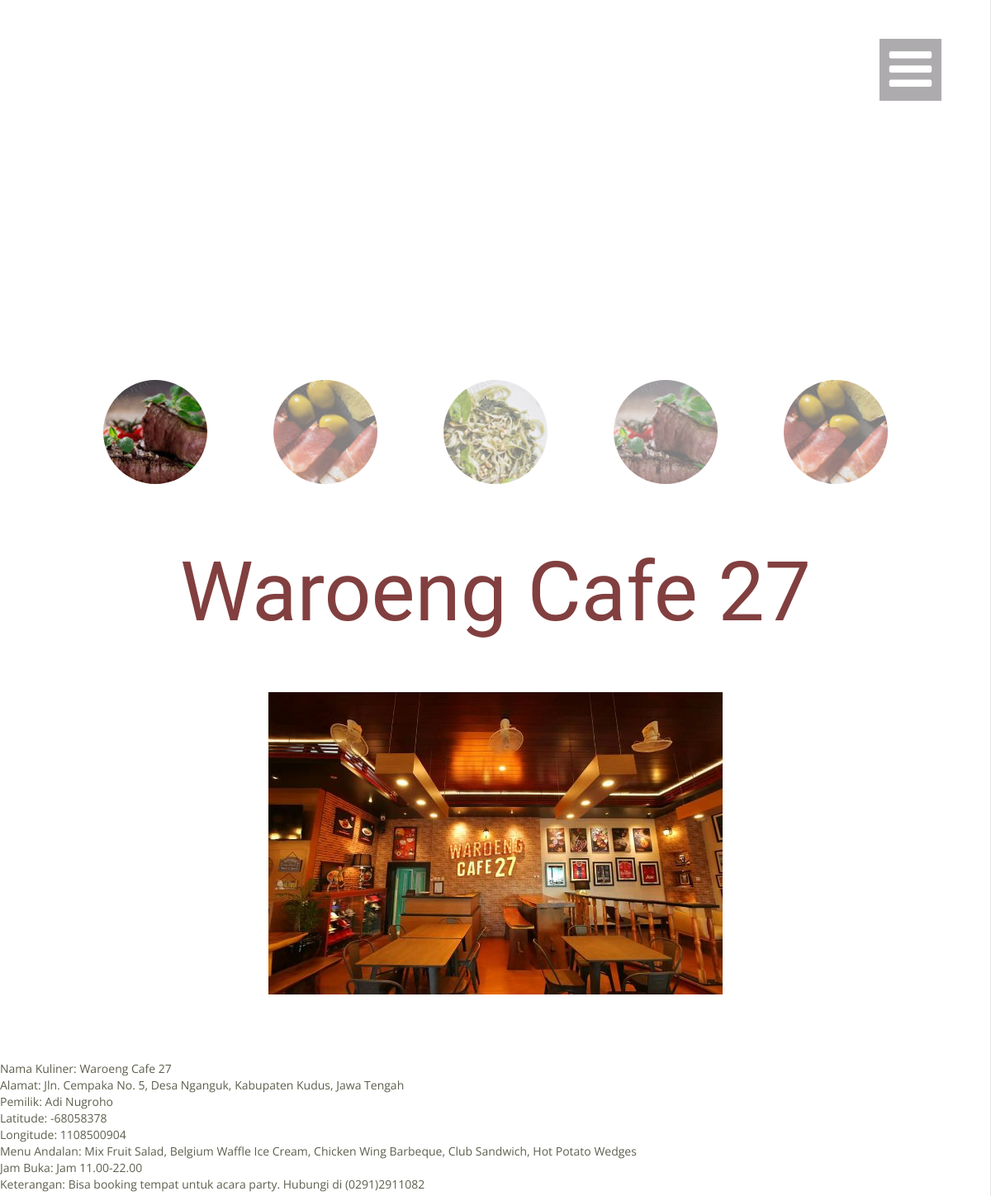
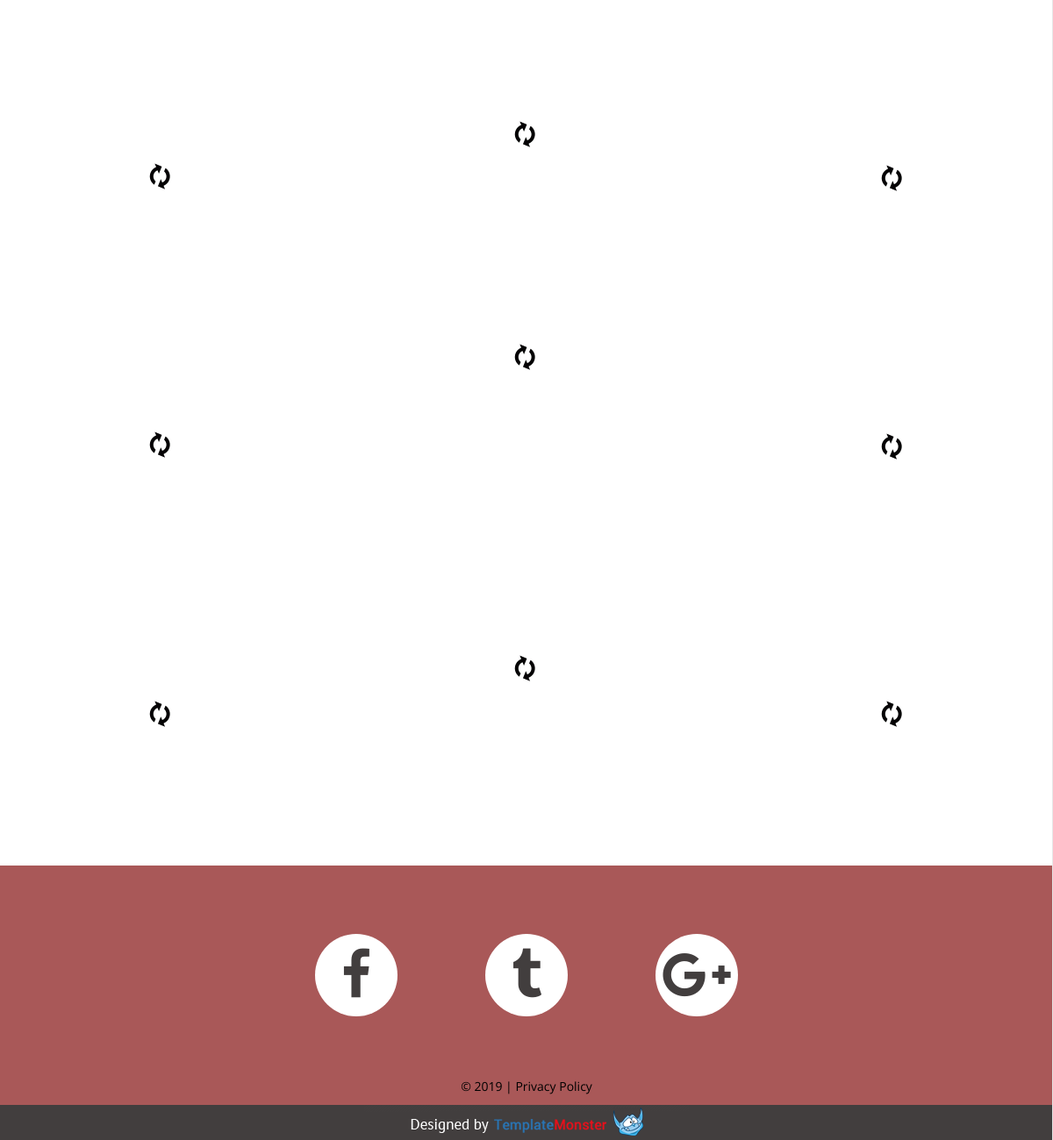
Screenshot of /cafe/cafe27.php with the database file from the repository (2 pictures, top to bottom).
### tables this page shows
CREATE TABLE `tb_kuliner` (
  `id_kuliner` int(11) NOT NULL,
  `nama_kuliner` varchar(100) NOT NULL,
  `alamat` varchar(255) NOT NULL,
  `pemilik` varchar(50) NOT NULL,
  `latitude` varchar(20) NOT NULL,
  `longitude` varchar(20) NOT NULL,
  `menu` varchar(100) NOT NULL,
  `jam_buka` varchar(50) NOT NULL,
  `keterangan` varchar(255) NOT NULL
);

### cafe/cafe27.php (the view, shortened to what this page needs)
<!DOCTYPE html>
<html lang="en">
<head>
    <link rel="stylesheet" href="css/grid.css">
    <link rel="stylesheet" href="css/style.css">
    <link rel="stylesheet" href="css/camera.css">
    <link rel="stylesheet" href="css/jquery.fancybox.css">
</head>
<body>
<div class="page">
    <header>
        <div class="camera_container">
            <div id="camera" class="camera_wrap">
            </div>
            <div class="brand wow fadeIn">
                <h1 class="brand_name">
                    <a href="index.php">Cafe</a>
                </h1>
            </div>
        </div>
        <div class="toggle-menu-container">
             <nav class="nav">
                <a class="sf-menu-toggle fa fa-bars" href="#"></a>
            </nav>
        </div>
    </header>
    <main>
	<section>
<br>
	<br>
<br>
	<a href="#"><h2><em>Waroeng Cafe 27</em></h2></a>
				 <div  align="center"><a><img src="images/cafe27.jpg" alt=""></a></div>
				<!DOCTYPE HTML>
				<html>
				<body>
				<?php
				$servername = "localhost";
				$username = "root";
				$password = "";
				$dbname = "db_kuliner";
				$conn = mysqli_connect($servername, $username, $password, $dbname);
				$sql = "SELECT * FROM tb_kuliner
						WHERE id_kuliner='1'";
				$result = mysqli_query($conn, $sql);
				if (mysqli_num_rows($result) > 0) {
					while($row = mysqli_fetch_assoc($result)) {
				echo "Nama Kuliner: ".$row["nama_kuliner"]."<br>";
				echo "Alamat: ".$row["alamat"]."<br>";
				echo "Pemilik: ".$row["pemilik"]."<br>";
				echo "Latitude: ".$row["latitude"]."<br>";
				echo "Longitude: ".$row["longitude"]."<br>";
				echo "Menu Andalan: ".$row["menu"]."<br>";
				echo "Jam Buka: ".$row["jam_buka"]."<br>";
				echo "Keterangan: ".$row["keterangan"]."<br>"; ?>
				<?php
				   }
				} else {
					echo "Detil gagal tampil";
				}
				?>
				</body>
				</html>
            <div class="gallery">
                <div class="gallery_col-1">
                    <a data-fancybox-group="gallery" href="images/hidangan1.jpg" class="gallery_item thumb lazy-img" style="padding-bottom: 93.96551724137931%;">
                    </a>
                    <a data-fancybox-group="gallery" href="images/hidangan2.jpg" class="gallery_item thumb lazy-img" style="padding-bottom: 74.13793103448276%;">
                    </a>
                    <a data-fancybox-group="gallery" href="images/hidangan3.jpg" class="gallery_item thumb lazy-img" style="padding-bottom: 94.6551724137931%;">
                    </a>
                </div>
                <div class="gallery_col-2">
                    <a data-fancybox-group="gallery" href="images/galeri1.jpg" class="gallery_item thumb lazy-img" style="padding-bottom: 52.48322147651007%;">
                    </a>
                    <a data-fancybox-group="gallery" href="images/galeri2.jpg" class="gallery_item thumb lazy-img" style="padding-bottom: 55.97315436241611%;">
                    </a>
                    <a data-fancybox-group="gallery" href="images/galeri3.jpg" class="gallery_item thumb lazy-img" style="padding-bottom: 96.10738255033557%;">
                    </a>
                </div>
                <div class="gallery_col-3">
                    <a data-fancybox-group="gallery" href="images/cafe27.jpg" class="gallery_item thumb lazy-img" style="padding-bottom: 93.69676320272572%;">
                    </a>
                    <a data-fancybox-group="gallery" href="images/djago.jpg" class="gallery_item thumb lazy-img" style="padding-bottom: 72.23168654173765%;">
                    </a>
                    <a data-fancybox-group="gallery" href="images/oceanview.jpg" class="gallery_item thumb lazy-img" style="padding-bottom: 93.69676320272572%;">
                    </a>
                </div>
            </div>
        </section>
    </main>
    <footer>
        <div class="container">
            <ul class="socials">
                <li><a href="#" class="fa fa-facebook"></a></li>
                <li><a href="#" class="fa fa-tumblr"></a></li>
                <li><a href="#" class="fa fa-google-plus"></a></li>
            </ul>
            <div class="copyright">© <span id="copyright-year"></span> |
                <a href="#">Privacy Policy</a>
            </div>
        </div>
        <div class="tm"><a href="#"><img src="images/TM_logo.png" alt=""></a></div>
    </footer>
</div>
</body>
</html>

### cafe/css/grid.css (style rules this page uses)
html, body, div, span, applet, object, iframe, h1, h2, h3, h4, h5, h6, p, blockquote, pre, a, abbr, acronym, address, big, cite, code, del, dfn, em, img, ins, kbd, q, s, samp, small, strike, strong, sub, sup, tt, var, b, u, i, center, dl, dt, dd, ol, ul, li, fieldset, form, label, legend, table, caption, tbody, tfoot, thead, tr, th, td, article, aside, canvas, details, embed, figure, figcaption, footer, header, hgroup, menu, nav, output, ruby, section, summary, time, mark, audio, video { margin: 0; padding: 0; border: 0; font-size: 100%; font: inherit; vertical-align: top; }
article, aside, details, figcaption, figure, footer, header, hgroup, menu, nav, section { display: block; }
body { line-height: 1; }
ol, ul { list-style: none; }
.container, .container-fluid { margin-right: auto; margin-left: auto; -moz-box-sizing: border-box; -webkit-box-sizing: border-box; box-sizing: border-box; }
.container:before, .container-fluid:before, .row:before, .container:after, .container-fluid:after, .row:after { content: " "; display: table; }
.container:after, .container-fluid:after, .row:after { clear: both; }
.container, .container-fluid { width: 1170px; }

### cafe/css/style.css (style rules this page uses)
body { background: #a95858; color: #333; font-family: 'Open Sans', sans-serif; font-size: 14px; line-height: 20px; font-weight: 400px; -webkit-text-size-adjust: none; color: #5f5e4e; }
img { max-width: 100%; height: auto; }
h2 { text-align: center; font-family: 'Open Sans', sans-serif; font-size: 62px; line-height: 82px; font-weight: 300; color: #823f3f; }
h2 em { display: block; font-family: 'Yesteryear', cursive; font-size: 100px; line-height: 82px; font-weight: 400; }
a { font: inherit; color: inherit; text-decoration: none; -moz-transition: 0.3s; -o-transition: 0.3s; -webkit-transition: 0.3s; transition: 0.3s; }
.fa { line-height: inherit; }
[class*='fa-']:before { font-weight: 400; font-family: 'FontAwesome'; }
.page { overflow: hidden; min-height: 500px; }
.toggle-menu-container .nav { margin: 0; position: fixed; right: -273px; top: 0; height: 100%; width: 273px; background: #ffffff; border-left: 1px solid #e6e6e6; z-index: 998; }
.toggle-menu-container .sf-menu-toggle { position: fixed; top: 47px; right: 60px; width: 75px; height: 75px; font-size: 60px; line-height: 75px; color: #fff; background: #adabad; text-align: center; }
header { background: #a95858; }
header .brand { float: left; }
header .nav { margin: 38px 0 48px 0; float: right; }
.brand { margin: 14px 0 0 0; float: left; }
.brand_name { padding: 0 0 6px 4px; display: inline-block; overflow: hidden; font-family: 'Yesteryear', cursive; font-size: 60px; line-height: 64px; color: #ffffff; }
* + .gallery { margin-top: 34px; }
main { display: block; background: #ffffff; }
.lazy-img { display: block; position: relative; height: 0; overflow: hidden; background: #ffffff url(../images/lazy-loader.gif) no-repeat center center; }
.gallery { width: 100%; overflow: hidden; }
.gallery_col-1 { float: left; width: 30.3347280334728%; }
.gallery_col-2 { float: left; width: 38.96443514644351%; }
.gallery_col-3 { float: left; width: 30.70083682008368%; }
.gallery_item { display: block; position: relative; }
footer { padding: 78px 0 0 0; text-align: center; }
footer .socials { display: inline-block; overflow: hidden; }
footer .socials li { float: left; }
footer .socials li + li { margin-left: 100px; }
footer .socials a { display: inline-block; width: 94px; height: 94px; line-height: 94px; text-align: center; background: #ffffff; color: #423e3e; border-radius: 50%; font-size: 60px; }
footer .copyright { color: #000000; }
* + footer .copyright { margin-top: 70px; }
footer .tm { background: #423e3e; }
* + footer .tm { margin-top: 11px; }

### cafe/css/camera.css (style rules this page uses)
.camera_container { position: relative; padding-bottom: 51.3598327%; }
.camera_container .brand { position: absolute; left: 0; right: 0; top: 30%; text-align: center; }
.camera_container .brand_name { padding: 0 20px 15px; display: inline-block; overflow: hidden; font-family: 'Yesteryear', cursive; font-size: 200px; line-height: 220px; font-weight: 400; color: #ffffff; }
@media (max-width: 1700px) { .camera_container .brand { top: 60px; } }
.camera_wrap { display: none; position: absolute; left: 0; top: 0; width: 100%; margin-bottom: 0 !important; height: 100%; background: #fff; z-index: 0; }

### rows the page displays
tb_kuliner: nama_kuliner "Waroeng Cafe 27", alamat "Jln. Cempaka No. 5, Desa Nganguk, Kabupaten Kudus, Jawa Tengah", pemilik "Adi Nugroho", latitude "-68058378", longitude "1108500904", menu "Mix Fruit Salad, Belgium Waffle Ice Cream, Chicken Wing Barbeque, Club Sandwich, Hot Potato Wedges", jam_buka "Jam 11.00-22.00", keterangan "Bisa booking tempat untuk acara party. Hubungi di (0291)2911082"
